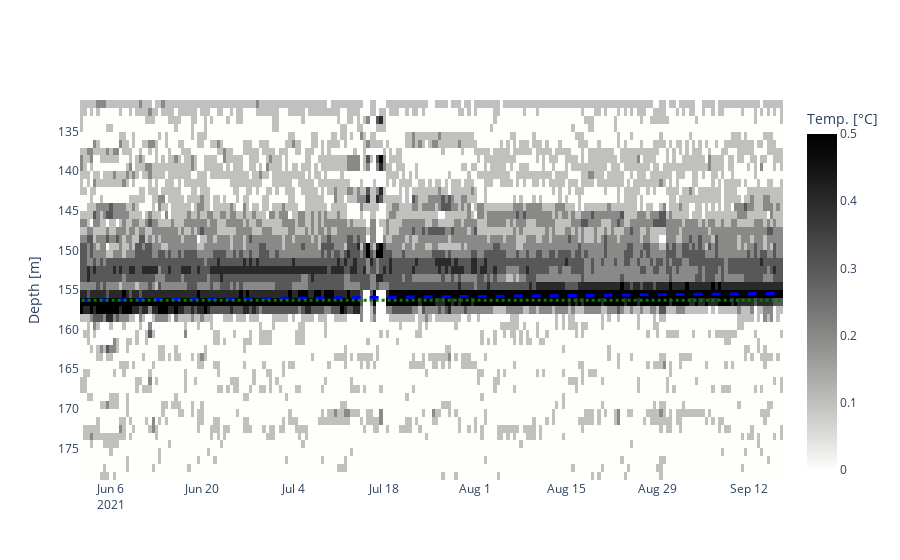

Here is the notebook cell this chart was saved with:
### Code cell
# Calc diff and determine linear curve at that plot
all_diff_columns=[]
number_of_averages=1
for x in resample_data.columns[:-number_of_averages*2]:
    noa=number_of_averages
    x_index=x-resample_data.columns[0]
    col1=resample_data.columns[x_index:x_index+noa]
    col2=resample_data.columns[x_index+noa:x_index+2*noa]
    diff_colum=resample_data[col2].mean(axis=1) - resample_data[col1].mean(axis=1)
    #diff_colum=resample_data[x] - resample_data[x+1]

    all_diff_columns.append(diff_colum)

df_diff=pd.concat(all_diff_columns,axis=1)
df_diff.columns=resample_data.columns[:-number_of_averages*2]+number_of_averages+0.5
df_diff=round(df_diff,1)

# Plot and save
plot_water_rise(df_diff,plot_save=plot_save,linear_curve=[156.3,0.008],title="Diff.",zminmax=[0,0.5],data_type="chan58")

### Figure 1 — Plotly figure (JSON) as saved in the notebook; plotly's stock layout.template omitted (floating-point values rounded to 4 significant figures; data arrays with more than 128 entries replaced by an {"elided": "..."} marker saying what was removed)
{"data": [{"colorbar": {"title": {"text": "Temp. [°C]"}}, "colorscale": [[0, "rgb(0, 0, 0)"], [0.09091, "rgb(16, 16, 16)"], [0.1818, "rgb(38, 38, 38)"], [0.2727, "rgb(59, 59, 59)"], [0.3636, "rgb(81, 80, 80)"], [0.4545, "rgb(102, 101, 101)"], [0.5455, "rgb(124, 123, 122)"], [0.6364, "rgb(146, 146, 145)"], [0.7273, "rgb(171, 171, 170)"], [0.8182, "rgb(197, 197, 195)"], [0.9091, "rgb(224, 224, 223)"], [1, "rgb(254, 254, 253)"]], "name": "Temperature Diff.", "reversescale": true, "type": "heatmap", "x": {"elided": "216 str values"}, "y": [131.5, 132.5, 133.5, 134.5, 135.5, 136.5, 137.5, 138.5, 139.5, 140.5, 141.5, 142.5, 143.5, 144.5, 145.5, 146.5, 147.5, 148.5, 149.5, 150.5, 151.5, 152.5, 153.5, 154.5, 155.5, 156.5, 157.5, 158.5, 159.5, 160.5, 161.5, 162.5, 163.5, 164.5, 165.5, 166.5, 167.5, 168.5, 169.5, 170.5, 171.5, 172.5, 173.5, 174.5, 175.5, 176.5, 177.5, 178.5], "yaxis": "y", "z": {"elided": "48x216 float values"}, "zmax": 0.5, "zmin": 0}, {"fillcolor": "blue", "line": {"color": "blue", "dash": "dash", "width": 3}, "name": "line fit", "type": "scatter", "x": {"elided": "216 str values"}, "xaxis": "x", "y": {"elided": "216 float values"}, "yaxis": "y"}, {"fillcolor": "black", "line": {"color": "green", "dash": "dot", "width": 3}, "name": "line horizontal", "type": "scatter", "x": {"elided": "216 str values"}, "xaxis": "x", "y": {"elided": "216 float values"}, "yaxis": "y"}], "layout": {"showlegend": false, "xaxis": {"anchor": "y", "domain": [0, 1]}, "yaxis": {"anchor": "x", "autorange": "reversed", "domain": [0, 1], "title": {"text": "Depth [m]"}}}}
